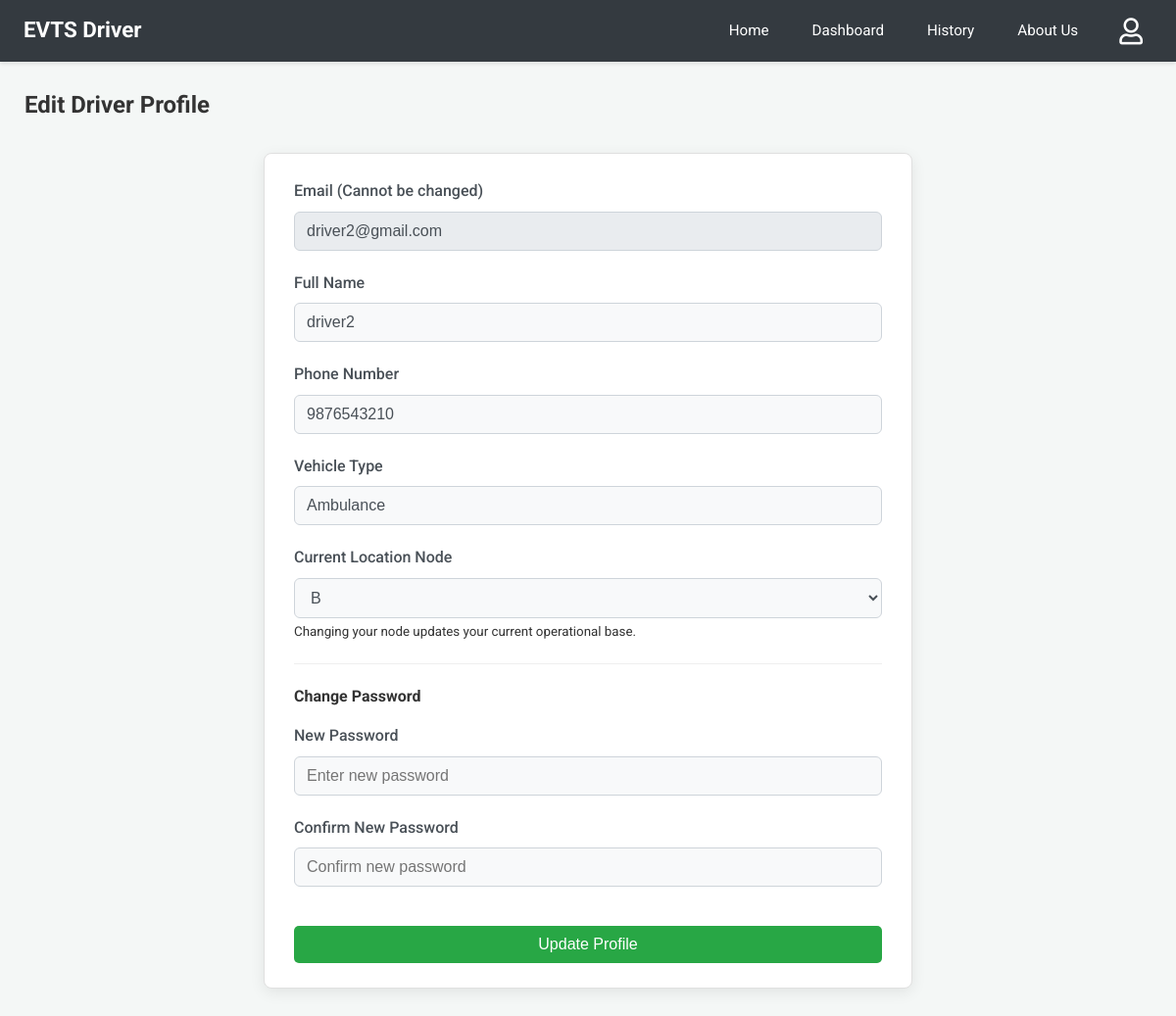
Before: /edit-driver-profile (signed in) with the older database file.
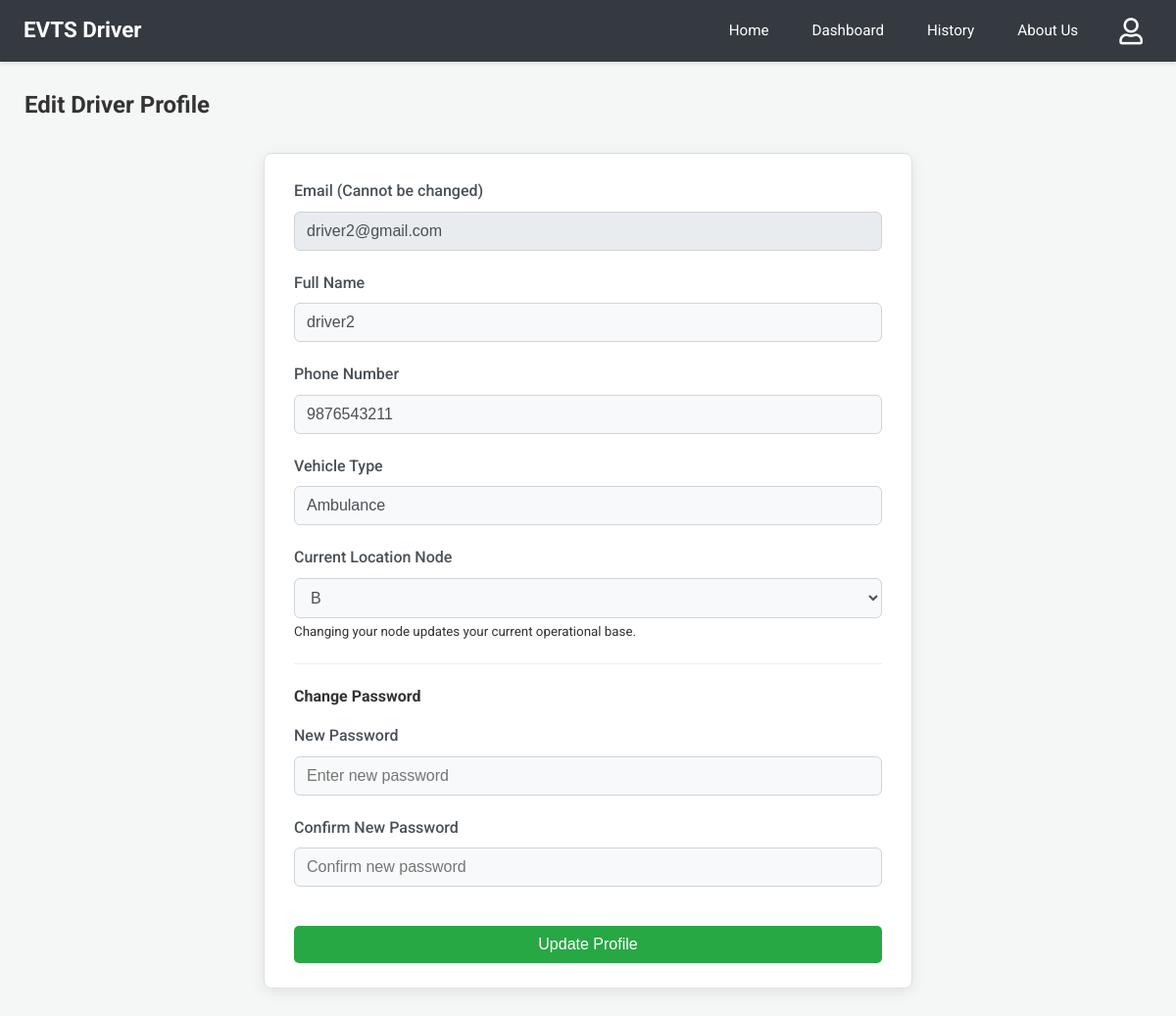
After: the same page with the newer database file.
### app.py (models this page shows)
class Driver(db.Model):
    email = db.Column(db.String(120), primary_key=True)
    name = db.Column(db.String(100))
    phone = db.Column(db.String(15))
    password = db.Column(db.String(100))
    vehicle = db.Column(db.String(50))
    node = db.Column(db.String(10), nullable=False)

### app.py (the view, shortened to what this page needs)
@app.route('/edit-driver-profile', methods=['GET', 'POST'])
@login_required_driver
def edit_driver_profile():
    driver = Driver.query.get(session['driver'])
    if not driver:
        flash('Driver not found.', 'error')
        return redirect(url_for('login'))
    response = make_response(render_template('edit_driver_profile.html', driver=driver, nodes=coordinates.keys(), title="Edit Driver Profile"))
    return add_no_cache_to_response(response)

### app.py (called while the page is built)
def login_required_driver(f):
    @wraps(f)
    def decorated_function(*args, **kwargs):
        if 'driver' not in session:
            return redirect(url_for('login', next=request.url))
        return f(*args, **kwargs)
    return decorated_function

def add_no_cache_to_response(response):
    response.headers["Cache-Control"] = "no-cache, no-store, must-revalidate, public, max-age=0"
    response.headers["Pragma"] = "no-cache"
    response.headers["Expires"] = "0"
    return response

### templates/edit_driver_profile.html (shortened to what this page needs)
{% extends 'driver_base.html' %}
{% block content %}
<h2>Edit Driver Profile</h2>
<form method="POST" action="{{ url_for('edit_driver_profile') }}" class="profile-edit-form">
    <div class="form-group">
        <label for="email">Email (Cannot be changed)</label>
        <input type="email" id="email" name="email" value="{{ driver.email }}" class="form-control" readonly>
    </div>
    <div class="form-group">
        <label for="name">Full Name</label>
        <input type="text" id="name" name="name" value="{{ driver.name }}" class="form-control" required>
    </div>
    <div class="form-group">
        <label for="phone">Phone Number</label>
        <input type="tel" id="phone" name="phone" value="{{ driver.phone }}" class="form-control" required>
    </div>
    <div class="form-group">
        <label for="vehicle">Vehicle Type</label>
        <input type="text" id="vehicle" name="vehicle" value="{{ driver.vehicle }}" class="form-control" required>
    </div>
    <div class="form-group">
        <label for="node">Current Location Node</label>
        <select id="node" name="node" class="form-control">
            {% for node_key in nodes %}
            <option value="{{ node_key }}" {% if driver.node == node_key %}selected{% endif %}>
                {{ node_key }}
            </option>
            {% endfor %}
        </select>
         <small class="form-text text-muted">Changing your node updates your current operational base.</small>
    </div>
    <hr style="margin: 20px 0;">
    <h4 style="margin-bottom:15px;">Change Password</h4>
    <div class="form-group">
        <label for="new_password">New Password</label>
        <input type="password" id="new_password" name="new_password" class="form-control" placeholder="Enter new password">
    </div>
    <div class="form-group">
        <label for="confirm_password">Confirm New Password</label>
        <input type="password" id="confirm_password" name="confirm_password" class="form-control" placeholder="Confirm new password">
    </div>
    <button type="submit" class="button-style btn-confirm" style="margin-top: 20px; width: 100%;">Update Profile</button>
</form>
{% endblock %}

Changed rows visible on the page:
changed Driver "driver2@gmail.com": phone "9876543210" → "9876543211"
